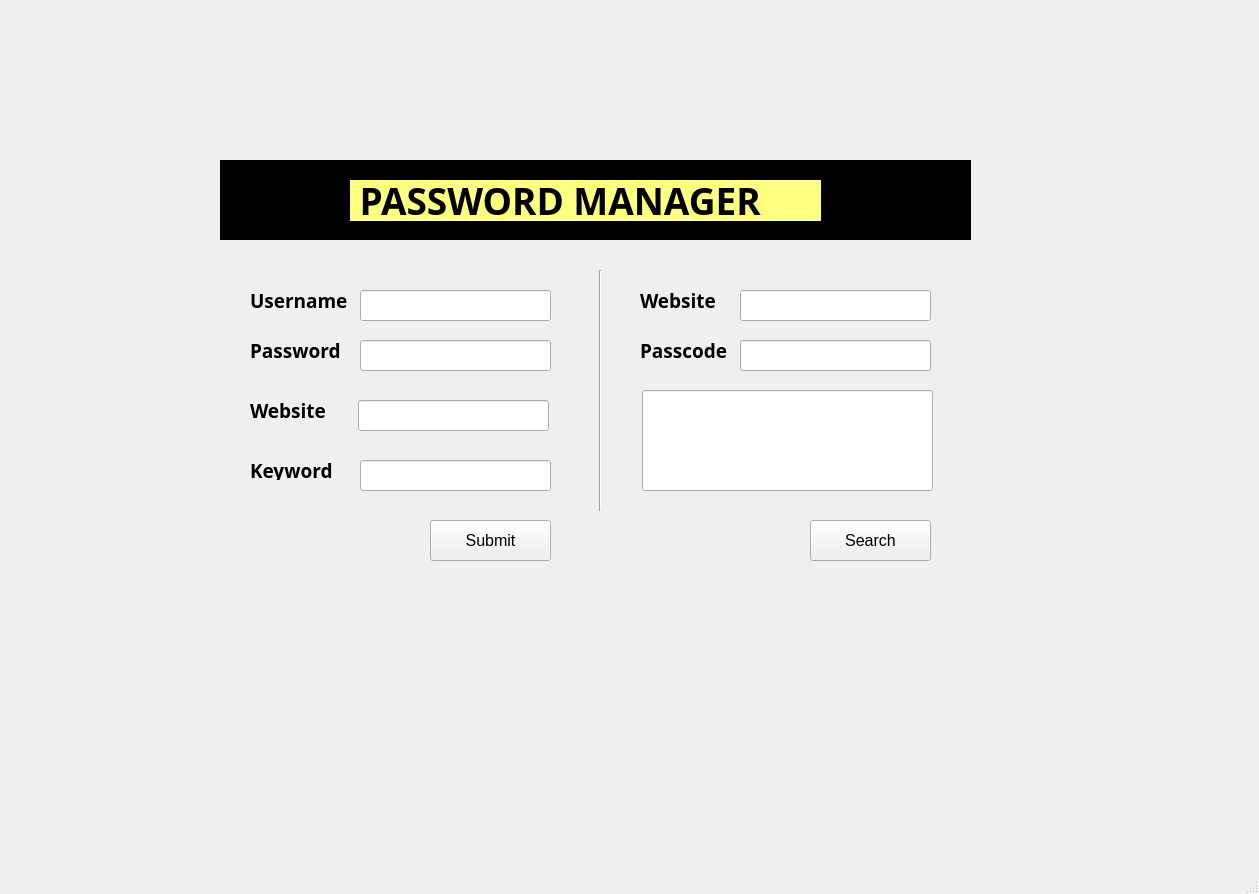
<?xml version="1.0" encoding="UTF-8"?>
<ui version="4.0">
 <class>MainWindow</class>
 <widget class="QMainWindow" name="MainWindow">
  <property name="geometry">
   <rect>
    <x>0</x>
    <y>0</y>
    <width>1259</width>
    <height>894</height>
   </rect>
  </property>
  <property name="windowTitle">
   <string>MainWindow</string>
  </property>
  <widget class="QWidget" name="centralwidget">
   <widget class="QFrame" name="frame">
    <property name="geometry">
     <rect>
      <x>220</x>
      <y>160</y>
      <width>751</width>
      <height>80</height>
     </rect>
    </property>
    <property name="styleSheet">
     <string notr="true">background-color: rgb(0, 0, 0);</string>
    </property>
    <property name="frameShape">
     <enum>QFrame::StyledPanel</enum>
    </property>
    <property name="frameShadow">
     <enum>QFrame::Raised</enum>
    </property>
    <widget class="QLabel" name="label">
     <property name="geometry">
      <rect>
       <x>130</x>
       <y>20</y>
       <width>471</width>
       <height>41</height>
      </rect>
     </property>
     <property name="font">
      <font>
       <family>Montserrat Black</family>
       <pointsize>28</pointsize>
       <weight>75</weight>
       <bold>true</bold>
      </font>
     </property>
     <property name="styleSheet">
      <string notr="true">background-color: rgb(255, 255, 127);</string>
     </property>
     <property name="text">
      <string> PASSWORD MANAGER</string>
     </property>
    </widget>
   </widget>
   <widget class="QLineEdit" name="usernameInput">
    <property name="geometry">
     <rect>
      <x>360</x>
      <y>290</y>
      <width>191</width>
      <height>31</height>
     </rect>
    </property>
    <property name="font">
     <font>
      <family>Montserrat</family>
      <pointsize>12</pointsize>
      <weight>50</weight>
      <bold>false</bold>
     </font>
    </property>
    <property name="text">
     <string/>
    </property>
   </widget>
   <widget class="QLabel" name="username">
    <property name="geometry">
     <rect>
      <x>250</x>
      <y>290</y>
      <width>101</width>
      <height>20</height>
     </rect>
    </property>
    <property name="font">
     <font>
      <family>Montserrat</family>
      <pointsize>14</pointsize>
      <weight>75</weight>
      <bold>true</bold>
     </font>
    </property>
    <property name="text">
     <string>Username</string>
    </property>
   </widget>
   <widget class="Line" name="demarcatorLine">
    <property name="geometry">
     <rect>
      <x>590</x>
      <y>270</y>
      <width>20</width>
      <height>241</height>
     </rect>
    </property>
    <property name="orientation">
     <enum>Qt::Vertical</enum>
    </property>
   </widget>
   <widget class="QLabel" name="password">
    <property name="geometry">
     <rect>
      <x>250</x>
      <y>340</y>
      <width>101</width>
      <height>20</height>
     </rect>
    </property>
    <property name="font">
     <font>
      <family>Montserrat</family>
      <pointsize>14</pointsize>
      <weight>75</weight>
      <bold>true</bold>
     </font>
    </property>
    <property name="text">
     <string>Password</string>
    </property>
   </widget>
   <widget class="QLineEdit" name="passwordInput">
    <property name="geometry">
     <rect>
      <x>360</x>
      <y>340</y>
      <width>191</width>
      <height>31</height>
     </rect>
    </property>
    <property name="font">
     <font>
      <family>Montserrat</family>
      <pointsize>12</pointsize>
     </font>
    </property>
   </widget>
   <widget class="QLineEdit" name="websiteSubmitInput">
    <property name="geometry">
     <rect>
      <x>358</x>
      <y>400</y>
      <width>191</width>
      <height>31</height>
     </rect>
    </property>
    <property name="font">
     <font>
      <family>Montserrat</family>
      <pointsize>12</pointsize>
     </font>
    </property>
   </widget>
   <widget class="QLabel" name="websiteSubmit">
    <property name="geometry">
     <rect>
      <x>250</x>
      <y>400</y>
      <width>101</width>
      <height>20</height>
     </rect>
    </property>
    <property name="font">
     <font>
      <family>Montserrat</family>
      <pointsize>14</pointsize>
      <weight>75</weight>
      <bold>true</bold>
     </font>
    </property>
    <property name="text">
     <string>Website</string>
    </property>
   </widget>
   <widget class="QLabel" name="keyword">
    <property name="geometry">
     <rect>
      <x>250</x>
      <y>460</y>
      <width>101</width>
      <height>20</height>
     </rect>
    </property>
    <property name="font">
     <font>
      <family>Montserrat</family>
      <pointsize>14</pointsize>
      <weight>75</weight>
      <bold>true</bold>
     </font>
    </property>
    <property name="text">
     <string>Keyword</string>
    </property>
   </widget>
   <widget class="QLineEdit" name="keywordInput">
    <property name="geometry">
     <rect>
      <x>360</x>
      <y>460</y>
      <width>191</width>
      <height>31</height>
     </rect>
    </property>
    <property name="font">
     <font>
      <family>Montserrat</family>
      <pointsize>12</pointsize>
     </font>
    </property>
   </widget>
   <widget class="QLabel" name="websiteSearch">
    <property name="geometry">
     <rect>
      <x>640</x>
      <y>290</y>
      <width>101</width>
      <height>20</height>
     </rect>
    </property>
    <property name="font">
     <font>
      <family>Montserrat</family>
      <pointsize>14</pointsize>
      <weight>75</weight>
      <bold>true</bold>
     </font>
    </property>
    <property name="text">
     <string>Website</string>
    </property>
   </widget>
   <widget class="QLineEdit" name="websiteSearchInput">
    <property name="geometry">
     <rect>
      <x>740</x>
      <y>290</y>
      <width>191</width>
      <height>31</height>
     </rect>
    </property>
    <property name="font">
     <font>
      <family>Montserrat</family>
      <pointsize>12</pointsize>
     </font>
    </property>
   </widget>
   <widget class="QLineEdit" name="passcodeInput">
    <property name="geometry">
     <rect>
      <x>740</x>
      <y>340</y>
      <width>191</width>
      <height>31</height>
     </rect>
    </property>
    <property name="font">
     <font>
      <family>Montserrat</family>
      <pointsize>12</pointsize>
     </font>
    </property>
   </widget>
   <widget class="QLabel" name="passcode">
    <property name="geometry">
     <rect>
      <x>640</x>
      <y>340</y>
      <width>101</width>
      <height>20</height>
     </rect>
    </property>
    <property name="font">
     <font>
      <family>Montserrat</family>
      <pointsize>14</pointsize>
      <weight>75</weight>
      <bold>true</bold>
     </font>
    </property>
    <property name="text">
     <string>Passcode</string>
    </property>
   </widget>
   <widget class="QLineEdit" name="outputBox">
    <property name="geometry">
     <rect>
      <x>642</x>
      <y>390</y>
      <width>291</width>
      <height>101</height>
     </rect>
    </property>
    <property name="font">
     <font>
      <family>Montserrat</family>
      <pointsize>12</pointsize>
     </font>
    </property>
   </widget>
   <widget class="QPushButton" name="searchButton">
    <property name="geometry">
     <rect>
      <x>810</x>
      <y>520</y>
      <width>121</width>
      <height>41</height>
     </rect>
    </property>
    <property name="font">
     <font>
      <pointsize>12</pointsize>
     </font>
    </property>
    <property name="text">
     <string>Search</string>
    </property>
   </widget>
   <widget class="QPushButton" name="submitButton">
    <property name="geometry">
     <rect>
      <x>430</x>
      <y>520</y>
      <width>121</width>
      <height>41</height>
     </rect>
    </property>
    <property name="font">
     <font>
      <pointsize>12</pointsize>
     </font>
    </property>
    <property name="text">
     <string>Submit</string>
    </property>
   </widget>
  </widget>
  <widget class="QMenuBar" name="menubar">
   <property name="geometry">
    <rect>
     <x>0</x>
     <y>0</y>
     <width>1259</width>
     <height>21</height>
    </rect>
   </property>
  </widget>
  <widget class="QStatusBar" name="statusbar"/>
 </widget>
 <resources/>
 <connections/>
</ui>
